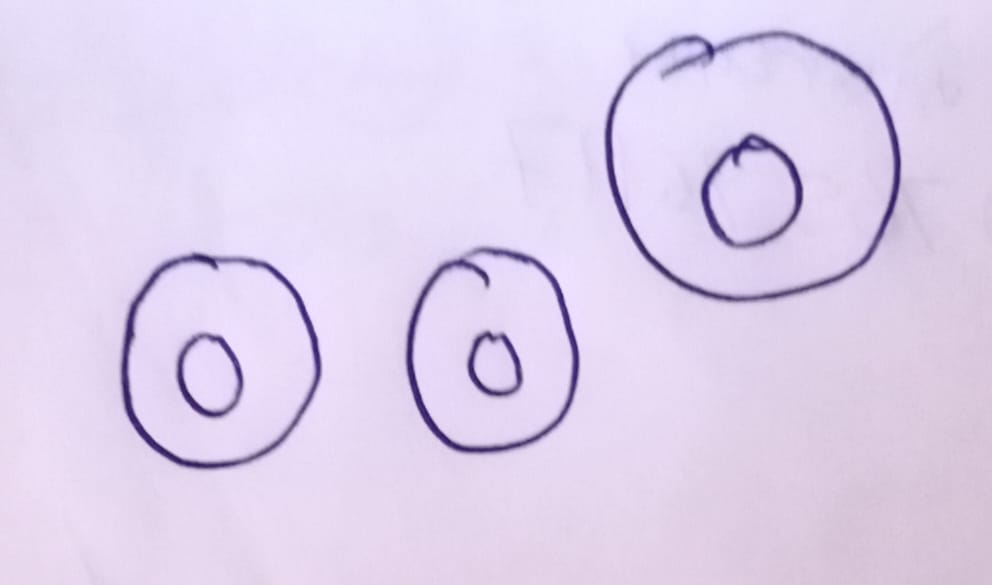
#> input picture images/donut3.png, 992 x 585 px
$ jupyter execute --allow-errors p21.ipynb   (Python 2 division)
#> lines starting #> are read from the running program, lines starting #| are printed output that depends on the picture; after the words box and inside, x2 and y2 are one past the last pixel; in counts of white or black regions, pixels touching at a corner belong together
[cell 1]
import cv2
import numpy as np

[cell 2]
img = cv2.imread('./images/donut3.png')
#> img is the input picture: shape (585, 992, 3); mean B, G, R 237.1, 210, 223.2
# img = cv2.imread('./images/shapes_donut.jpg')
# img = cv2.imread('./images/bunchofshapes.jpg')
cv2.imshow('original image',img)
cv2.waitKey()

img_black = np.zeros(img.shape)

img_orig = img.copy()
img_gray = cv2.cvtColor(img,cv2.COLOR_BGR2GRAY)
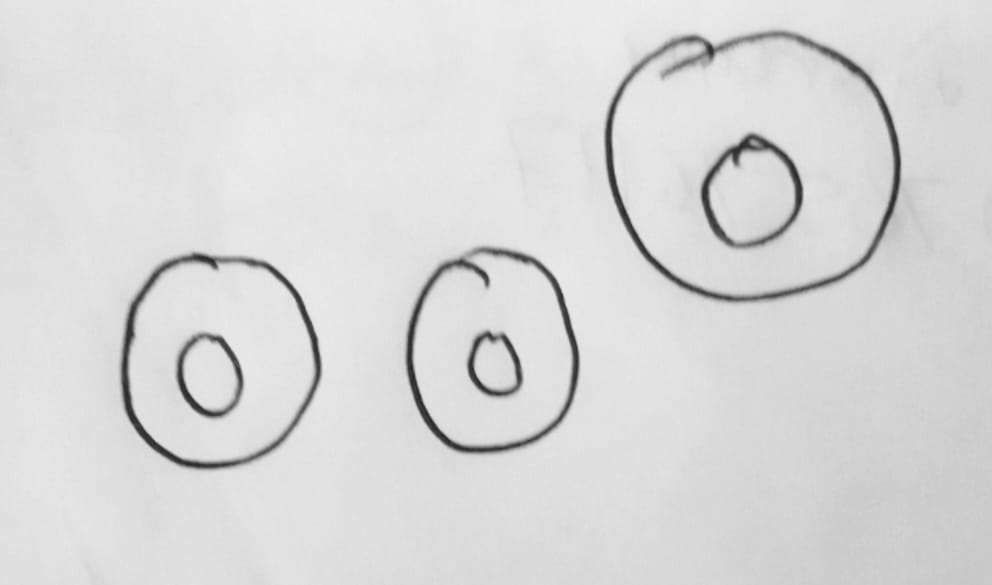
#> img_gray: shape (585, 992); min 30, max 237, mean 217.1
img_canny = cv2.Canny(img_gray,50,200)
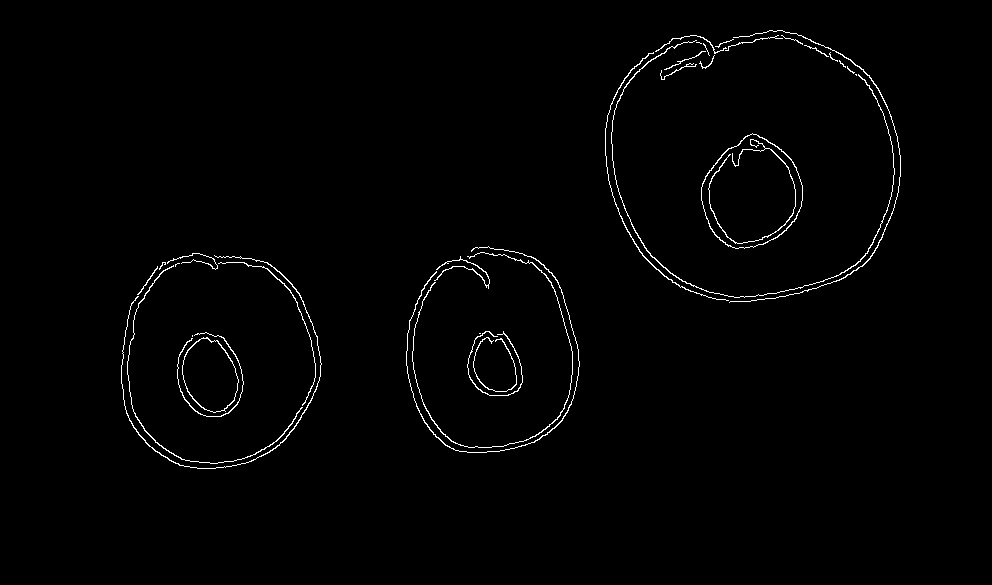
#> img_canny: shape (585, 992); 1.2% white in thin lines or dots, all inside (x1, y1, x2, y2) = (121, 30, 901, 469)
cv2.imshow('Canny',img_canny)
cv2.waitKey()

contours,hierarchy = cv2.findContours(img_canny.copy(),cv2.RETR_TREE,cv2.CHAIN_APPROX_NONE)
#> contours = 38 contours, 20 with area under 20; largest, box (x1, y1, x2, y2) and area: (701, 133, 803, 249) 8461, (701, 133, 803, 249) 8359, (182, 337, 239, 413) 3051, (182, 338, 239, 413) 2988, (611, 40, 895, 298) 156
print ('no of countours',len(contours))
#| no of countours 38
print ('Hierarchy',hierarchy)
#> (printed output is left out)
cv2.drawContours(img_black,contours,-1,(0,255,0),3)
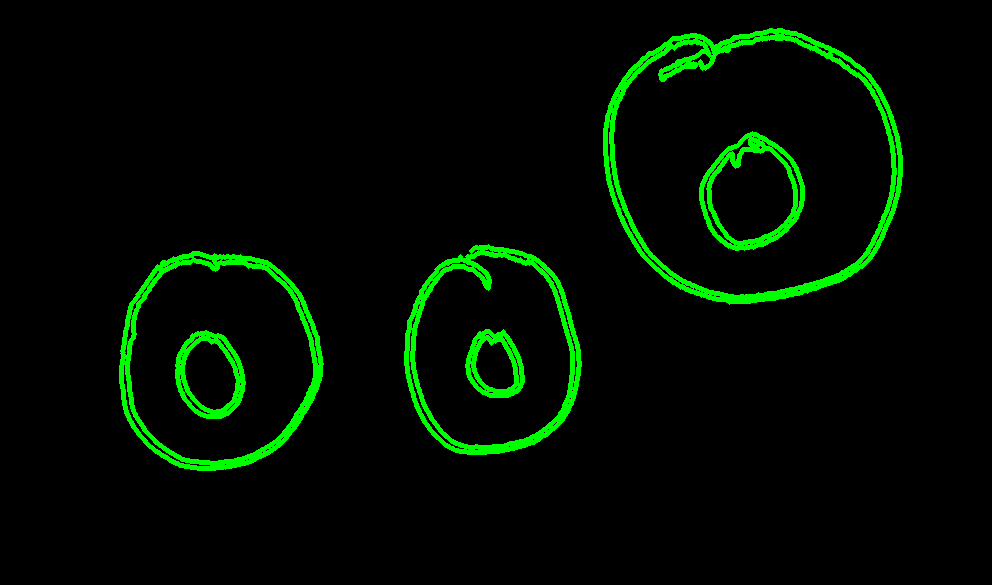
#> img_black: shape (585, 992, 3) float64; mean of channels 0, 1, 2 0, 12.5, 0; drawn as B, G, R
cv2.imshow('Contour over blank',img_black)
cv2.waitKey()

cv2.drawContours(img,contours,-1,(0,255,0),3)
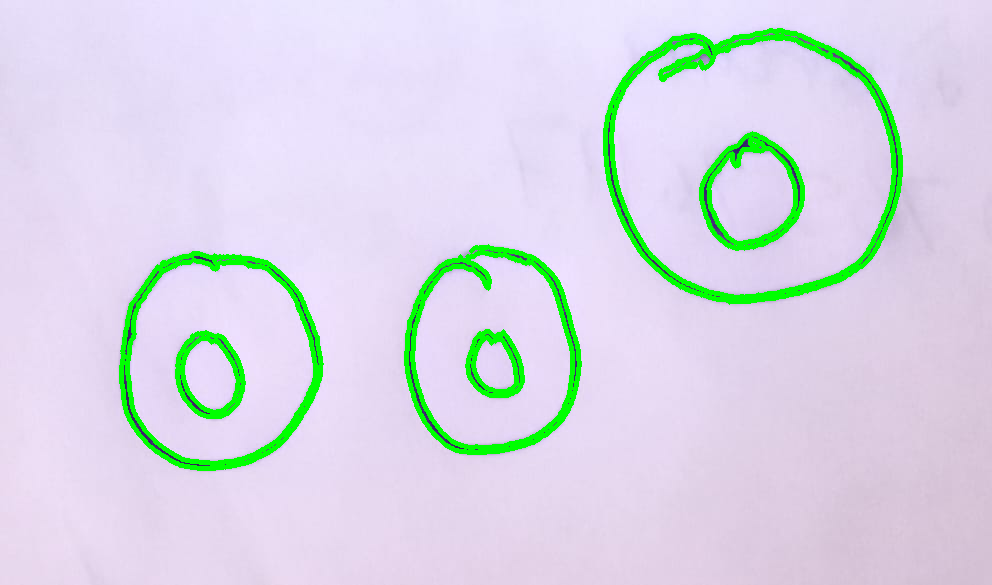
#> img: shape (585, 992, 3); 4.91% of pixels changed, all inside (x1, y1, x2, y2) = (119, 28, 903, 471)
cv2.imshow('Contours over image',img)
cv2.waitKey()
cv2.imshow('Oriz',img_orig)
cv2.waitKey()
cv2.destroyAllWindows()

[cell 3]
# img = cv2.imread('./images/bunchofshapes.jpg')
# img = cv2.imread('./images/shapes_donut.jpg')
img = cv2.imread('./images/donut1.png')
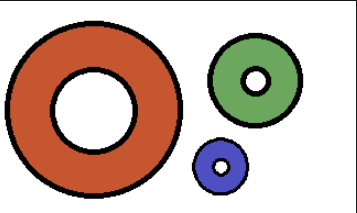
#> input picture images/donut1.png, 357 x 213 px
#> img is the input picture: shape (213, 357, 3); mean B, G, R 174.3, 184.4, 203.7
#> (printed output is left out)

def get_contour_area(contours):
    all_area=[]
    for x in contours:
        area = cv2.contourArea(x);
        all_area.append(area)
#> this loop made 38 passes
#> area on passes 1, 2, 3, 6, 7, 9, 11, 13, 14, 17, 18, 19: 40.5, 3051, 2988, 60, 49.5, 107, 43.5, 45.5, 132.5, 99.5, 111, 8461
#> after the loop, all_area = 38 values, max 8461 at index 18, min 0 at index 3, mean 634.7
    return all_area

img_orig = img.copy()

print ('Hierarchy',hierarchy)
print ('Contour area before aorting',get_contour_area(contours))
#> (printed output is left out)

sorted_contours = sorted(contours,key=cv2.contourArea,reverse=True)
#> sorted_contours has the same summary as contours
print ('Contour area after sorting',get_contour_area(sorted_contours))
#> the loop in get_contour_area (call 2), `for x in contours:` made 38 passes
#> area on passes 1 to 12: 8461, 8359, 3051, 2988, 156.5, 132.5, 111, 107, 99.5, 95, 91, 88.5
#> (printed output is left out)

for c in sorted_contours:
    cv2.drawContours(img,[c],-1,(0,255,0),3)
    cv2.waitKey()
    cv2.imshow('Contours sorted by area',img)
#> this loop made 38 passes
#> c on passes 32, 35, 36, 37: [[239, 257], [240, 256], [241, 257], [240, 258]], [[855, 74], [856, 75], [856, 74]], [[192, 335], [192, 336]], [[479, 333], [480, 333]]
cv2.waitKey()
cv2.destroyAllWindows()

[cell 4]
def x_chord_contour(contours):
    if cv2.contourArea(contours)>10:
        M = cv2.moments(contours)
        return (int(M['m10']/M['m00']))
def label_contour_center(img,c):
    M = cv2.moments(c)
    cx = int(M['m10']/M['m00'])
    cy = int(M['m01']/M['m00'])
    cv2.circle(img,(cx,cy),10,(0,255,0),-1)
    # return img
# img = cv2.imread('./images/shapes_donut.jpg')
img = cv2.imread('./images/donut1.png')
img_orig = img.copy()

#> (the rest of this cell did not finish here and is left out)

[cell 5]
import cv2
import numpy as np
# img = cv2.imread('./images/shapes_donut.jpg')
img = cv2.imread('./images/donut1.png')
cv2.imshow('Original',img)
cv2.waitKey()
img_gray = cv2.cvtColor(img,cv2.COLOR_BGR2GRAY)
#> img_gray: shape (213, 357)
cv2.imshow('gray',img_gray)
cv2.waitKey()
kernel = np.ones((5,5),np.uint8)
img_gray = cv2.dilate(img_gray,kernel,iterations=2)
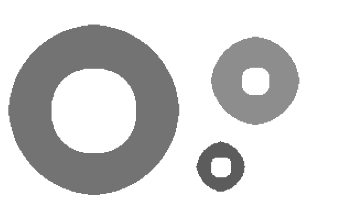
#> img_gray: shape (213, 357); min 92, max 255, mean 214
# img_gray = cv2.dilate(img_gray,kernel,iterations=1)
img_orig = img.copy()
cv2.imshow('gray erode',img_gray)
cv2.waitKey()
img_canny = cv2.Canny(img_gray,50,200)
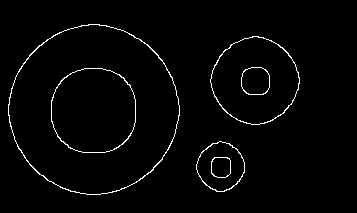
#> img_canny: shape (213, 357); 2% white in thin lines or dots, all inside (x1, y1, x2, y2) = (8, 24, 300, 195)
cv2.imshow('Canny',img_canny)
cv2.waitKey()
contours,hierarchy = cv2.findContours(img_canny.copy(),cv2.RETR_TREE,cv2.CHAIN_APPROX_NONE)
#> contours = 12 contours; largest, box (x1, y1, x2, y2) and area: (8, 24, 180, 195) 22342, (8, 24, 180, 195) 22210, (51, 68, 136, 153) 5866, (210, 36, 300, 125) 5838, (51, 68, 136, 153) 5818
print('contours length',len(contours))
#| contours length 12
# print hierarchy
imgg=img.copy()
cv2.drawContours(imgg,contours,-1,(0,255,0),2)
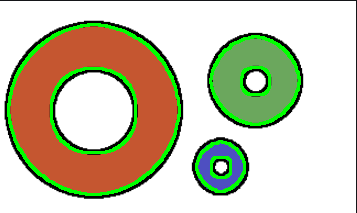
#> imgg: shape (213, 357, 3); 6.66% of pixels changed, all inside (x1, y1, x2, y2) = (7, 23, 301, 196)
cv2.imshow('image with contours',imgg)
cv2.waitKey()
# print contours
new_contours=[]
new_hierarchy=[]
x=0
while x!=-1:
    print('x ',x)
    a1=cv2.contourArea(contours[x])
    print('a1 ',a1)
    c1=hierarchy[0][x][2]
    a2=0;
    if c1!=-1:
        a2=cv2.contourArea(contours[c1])
        print('a2 ',a2)
    # if (a1-a2)<=20:
    hierarchy[0][x][2]=hierarchy[0][c1][2]
# print(a1," ",a2)
    new_contours.append(contours[x])
    new_hierarchy.append(hierarchy[0][x].tolist())
    x=hierarchy[0][x][0]
#> this loop made 3 passes
#> (a1, c1, a2, x) on passes 1 to 3: (1778, 1, 1738, 4), (5837.5, 5, 5771.5, 8), (22342, 9, 22210, -1)
#| a1  1778.0
#| a2  1738.0
#| x  4
#| a1  5837.5
#| a2  5771.5
#| x  8
#| a1  22342.0
#| a2  22210.0
#> after the loop, new_contours = 3 contours; box (x1, y1, x2, y2) and area: (8, 24, 180, 195) 22342, (210, 36, 300, 125) 5838, (196, 141, 245, 192) 1778; new_hierarchy = [[4, -1, 2, -1], [8, 0, 6, -1], [-1, 4, 10, -1]]
# print new_contours
print hierarchy
#| [[[ 4 -1  2 -1]
#|   [-1 -1  2  0]
#|   [-1 -1  3  1]
#|   [-1 -1 -1  2]
#|   [ 8  0  6 -1]
#|   [-1 -1  6  4]
#|   [-1 -1  7  5]
#|   [-1 -1 -1  6]
#|   [-1  4 10 -1]
#|   [-1 -1 10  8]
#|   [-1 -1 11  9]
#|   [-1 -1 -1 10]]]
print new_hierarchy
#| [[4, -1, 2, -1], [8, 0, 6, -1], [-1, 4, 10, -1]]
# [6 lines of commented-out code are left out]
def sortalgo(ch):
    c,h=ch
#> c = contour of 136 points, box (x1, y1, x2, y2) (196, 141, 245, 192), area 1778; h = [4, -1, 2, -1]
    a1=cv2.contourArea(c)
#> a1 = 1778
    a2=0
    if h[2]!=-1:
        a2=cv2.contourArea(contours[h[2]])
#> a2 = 351.5
    # print (a1-a2)
    print (a1," ",a2)
#| 1778.0   351.5
    return a1-a2
sc = [x for x,_ in sorted(zip(new_contours,new_hierarchy),key=sortalgo,reverse=False)]
#| 5837.5   664.5
#| 22342.0   5865.5
#> sc has the same summary as new_contours
#     cv2.waitKey()
for (i,c) in enumerate(sc):
    cv2.drawContours(img,[c],-1,(0,255,0),3)
    if new_hierarchy[i][2]!=-1:
        cv2.drawContours(img,[contours[new_hierarchy[i][2]]],-1,(0,255,0),3)
    cv2.waitKey()
    cv2.imshow('Contours sorted by area',img)
#> this loop made 3 passes
#> pass 1, `cv2.imshow('Contours sorted by area',img)`:
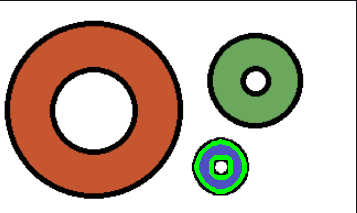
#> window 'Contours sorted by area': shape (213, 357, 3); mean B, G, R 172.3, 186.9, 202.9
#> after the loop:
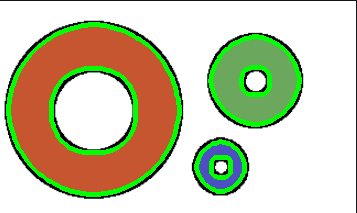
#> img: shape (213, 357, 3); 8.27% of pixels changed, all inside (x1, y1, x2, y2) = (6, 22, 302, 197)
cv2.waitKey()
cv2.destroyAllWindows()
